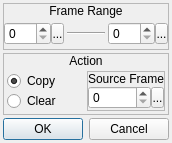
<?xml version="1.0" encoding="UTF-8"?>
<ui version="4.0">
 <class>AnimationMassCopyClear</class>
 <widget class="QDialog" name="AnimationMassCopyClear">
  <property name="geometry">
   <rect>
    <x>0</x>
    <y>0</y>
    <width>166</width>
    <height>143</height>
   </rect>
  </property>
  <property name="windowTitle">
   <string>Mass Copy/Clear</string>
  </property>
  <property name="windowIcon">
   <iconset resource="gui_icons.qrc">
    <normaloff>:/icons/openrpgmaker.png</normaloff>:/icons/openrpgmaker.png</iconset>
  </property>
  <property name="styleSheet">
   <string notr="true">.QFrame
{
	border-width: 1px;
	border-style: solid;
	border-color: palette(window-text);
}

.QFrame&gt;QLabel
{
	border-width: 0px;
	background-color: palette(window-text);
	color: palette(window);
	font-weight: bold;
}

.QFrame&gt;QCheckBox
{
	background-color: palette(window-text);
	border-width: 0px;
	border-style: none;
	color: palette(window);
	spacing: 3px;
	font-weight: bold;
	padding: 0px 0px 0px 3px;
}

.QFrame&gt;QCheckBox::indicator
{
	min-width: 8px;
	max-width: 8px;
	min-height: 8px;
	max-height: 8px;
	width: 8px;
	height: 8px;
	border-width: 2px;
	border-radius: 0px;
	border-style: ridge;
	border-color: palette(mid);
}

.QFrame&gt;QCheckBox::indicator:unchecked
{
	background-color: palette(base);
}

.QFrame&gt;QCheckBox::indicator:checked
{
	background-color: palette(window-text);
}

.QFrame&gt;QCheckBox::indicator:hover
{
	border-color: palette(highlight);
}</string>
  </property>
  <layout class="QVBoxLayout" name="verticalLayout_5">
   <property name="spacing">
    <number>3</number>
   </property>
   <property name="margin">
    <number>3</number>
   </property>
   <item>
    <widget class="QFrame" name="frame">
     <property name="frameShape">
      <enum>QFrame::StyledPanel</enum>
     </property>
     <property name="frameShadow">
      <enum>QFrame::Raised</enum>
     </property>
     <layout class="QVBoxLayout" name="verticalLayout">
      <property name="spacing">
       <number>0</number>
      </property>
      <property name="margin">
       <number>0</number>
      </property>
      <item>
       <widget class="QLabel" name="label">
        <property name="sizePolicy">
         <sizepolicy hsizetype="Preferred" vsizetype="Fixed">
          <horstretch>0</horstretch>
          <verstretch>0</verstretch>
         </sizepolicy>
        </property>
        <property name="text">
         <string>Frame Range</string>
        </property>
        <property name="alignment">
         <set>Qt::AlignCenter</set>
        </property>
       </widget>
      </item>
      <item>
       <widget class="QWidget" name="widget" native="true">
        <layout class="QHBoxLayout" name="horizontalLayout_3">
         <property name="spacing">
          <number>3</number>
         </property>
         <property name="margin">
          <number>0</number>
         </property>
         <item>
          <widget class="QWidget" name="widget_2" native="true">
           <property name="sizePolicy">
            <sizepolicy hsizetype="Fixed" vsizetype="Fixed">
             <horstretch>0</horstretch>
             <verstretch>0</verstretch>
            </sizepolicy>
           </property>
           <layout class="QHBoxLayout" name="horizontalLayout">
            <property name="spacing">
             <number>0</number>
            </property>
            <property name="margin">
             <number>0</number>
            </property>
            <item>
             <widget class="QSpinBox" name="sbStartFrame">
              <property name="accelerated">
               <bool>true</bool>
              </property>
              <property name="maximum">
               <number>255</number>
              </property>
             </widget>
            </item>
            <item>
             <widget class="SpinBoxSideButton" name="bStartFrameSideButton">
              <property name="minimumSize">
               <size>
                <width>13</width>
                <height>21</height>
               </size>
              </property>
              <property name="maximumSize">
               <size>
                <width>13</width>
                <height>21</height>
               </size>
              </property>
              <property name="text">
               <string>...</string>
              </property>
              <property name="icon">
               <iconset resource="gui_icons.qrc">
                <normaloff>:/icons/spinBoxSideButton.png</normaloff>:/icons/spinBoxSideButton.png</iconset>
              </property>
              <property name="iconSize">
               <size>
                <width>8</width>
                <height>16</height>
               </size>
              </property>
             </widget>
            </item>
           </layout>
          </widget>
         </item>
         <item>
          <widget class="Line" name="line">
           <property name="sizePolicy">
            <sizepolicy hsizetype="Expanding" vsizetype="Fixed">
             <horstretch>0</horstretch>
             <verstretch>0</verstretch>
            </sizepolicy>
           </property>
           <property name="orientation">
            <enum>Qt::Horizontal</enum>
           </property>
          </widget>
         </item>
         <item>
          <widget class="QWidget" name="widget_3" native="true">
           <property name="sizePolicy">
            <sizepolicy hsizetype="Fixed" vsizetype="Fixed">
             <horstretch>0</horstretch>
             <verstretch>0</verstretch>
            </sizepolicy>
           </property>
           <layout class="QHBoxLayout" name="horizontalLayout_2">
            <property name="spacing">
             <number>0</number>
            </property>
            <property name="margin">
             <number>0</number>
            </property>
            <item>
             <widget class="QSpinBox" name="sbEndFrame">
              <property name="accelerated">
               <bool>true</bool>
              </property>
              <property name="maximum">
               <number>255</number>
              </property>
             </widget>
            </item>
            <item>
             <widget class="SpinBoxSideButton" name="bEndFrameSideButton">
              <property name="minimumSize">
               <size>
                <width>13</width>
                <height>21</height>
               </size>
              </property>
              <property name="maximumSize">
               <size>
                <width>13</width>
                <height>21</height>
               </size>
              </property>
              <property name="text">
               <string>...</string>
              </property>
              <property name="icon">
               <iconset resource="gui_icons.qrc">
                <normaloff>:/icons/spinBoxSideButton.png</normaloff>:/icons/spinBoxSideButton.png</iconset>
              </property>
              <property name="iconSize">
               <size>
                <width>8</width>
                <height>16</height>
               </size>
              </property>
             </widget>
            </item>
           </layout>
          </widget>
         </item>
        </layout>
       </widget>
      </item>
     </layout>
    </widget>
   </item>
   <item>
    <widget class="QFrame" name="frame_2">
     <property name="frameShape">
      <enum>QFrame::StyledPanel</enum>
     </property>
     <property name="frameShadow">
      <enum>QFrame::Raised</enum>
     </property>
     <layout class="QVBoxLayout" name="verticalLayout_2">
      <property name="spacing">
       <number>0</number>
      </property>
      <property name="margin">
       <number>0</number>
      </property>
      <item>
       <widget class="QLabel" name="label_2">
        <property name="sizePolicy">
         <sizepolicy hsizetype="Preferred" vsizetype="Fixed">
          <horstretch>0</horstretch>
          <verstretch>0</verstretch>
         </sizepolicy>
        </property>
        <property name="text">
         <string>Action</string>
        </property>
        <property name="alignment">
         <set>Qt::AlignCenter</set>
        </property>
       </widget>
      </item>
      <item>
       <widget class="QWidget" name="widget_4" native="true">
        <layout class="QHBoxLayout" name="horizontalLayout_5">
         <property name="spacing">
          <number>3</number>
         </property>
         <property name="margin">
          <number>3</number>
         </property>
         <item>
          <layout class="QVBoxLayout" name="verticalLayout_4">
           <property name="spacing">
            <number>0</number>
           </property>
           <item>
            <widget class="QRadioButton" name="rbCopy">
             <property name="text">
              <string>Copy</string>
             </property>
             <property name="checked">
              <bool>true</bool>
             </property>
            </widget>
           </item>
           <item>
            <widget class="QRadioButton" name="rbClear">
             <property name="text">
              <string>Clear</string>
             </property>
            </widget>
           </item>
          </layout>
         </item>
         <item>
          <widget class="QFrame" name="frmSourceFrame">
           <property name="frameShape">
            <enum>QFrame::StyledPanel</enum>
           </property>
           <property name="frameShadow">
            <enum>QFrame::Raised</enum>
           </property>
           <layout class="QVBoxLayout" name="verticalLayout_3">
            <property name="spacing">
             <number>0</number>
            </property>
            <property name="margin">
             <number>0</number>
            </property>
            <item>
             <widget class="QLabel" name="label_3">
              <property name="sizePolicy">
               <sizepolicy hsizetype="Preferred" vsizetype="Fixed">
                <horstretch>0</horstretch>
                <verstretch>0</verstretch>
               </sizepolicy>
              </property>
              <property name="text">
               <string>Source Frame</string>
              </property>
              <property name="alignment">
               <set>Qt::AlignCenter</set>
              </property>
             </widget>
            </item>
            <item>
             <widget class="QWidget" name="widget_5" native="true">
              <layout class="QHBoxLayout" name="horizontalLayout_4">
               <property name="spacing">
                <number>0</number>
               </property>
               <property name="margin">
                <number>0</number>
               </property>
               <item>
                <widget class="QSpinBox" name="sbSourceFrame">
                 <property name="accelerated">
                  <bool>true</bool>
                 </property>
                 <property name="maximum">
                  <number>255</number>
                 </property>
                </widget>
               </item>
               <item>
                <widget class="SpinBoxSideButton" name="bSourceFrameSideButton">
                 <property name="minimumSize">
                  <size>
                   <width>13</width>
                   <height>21</height>
                  </size>
                 </property>
                 <property name="maximumSize">
                  <size>
                   <width>13</width>
                   <height>21</height>
                  </size>
                 </property>
                 <property name="text">
                  <string>...</string>
                 </property>
                 <property name="icon">
                  <iconset resource="gui_icons.qrc">
                   <normaloff>:/icons/spinBoxSideButton.png</normaloff>:/icons/spinBoxSideButton.png</iconset>
                 </property>
                 <property name="iconSize">
                  <size>
                   <width>8</width>
                   <height>16</height>
                  </size>
                 </property>
                </widget>
               </item>
              </layout>
             </widget>
            </item>
           </layout>
          </widget>
         </item>
        </layout>
       </widget>
      </item>
     </layout>
    </widget>
   </item>
   <item>
    <widget class="QDialogButtonBox" name="buttonBox">
     <property name="orientation">
      <enum>Qt::Horizontal</enum>
     </property>
     <property name="standardButtons">
      <set>QDialogButtonBox::Cancel|QDialogButtonBox::Ok</set>
     </property>
    </widget>
   </item>
  </layout>
 </widget>
 <customwidgets>
  <customwidget>
   <class>SpinBoxSideButton</class>
   <extends>QToolButton</extends>
   <header>spinboxsidebutton.h</header>
  </customwidget>
 </customwidgets>
 <resources>
  <include location="gui_icons.qrc"/>
 </resources>
 <connections>
  <connection>
   <sender>buttonBox</sender>
   <signal>accepted()</signal>
   <receiver>AnimationMassCopyClear</receiver>
   <slot>accept()</slot>
   <hints>
    <hint type="sourcelabel">
     <x>248</x>
     <y>254</y>
    </hint>
    <hint type="destinationlabel">
     <x>157</x>
     <y>274</y>
    </hint>
   </hints>
  </connection>
  <connection>
   <sender>buttonBox</sender>
   <signal>rejected()</signal>
   <receiver>AnimationMassCopyClear</receiver>
   <slot>reject()</slot>
   <hints>
    <hint type="sourcelabel">
     <x>316</x>
     <y>260</y>
    </hint>
    <hint type="destinationlabel">
     <x>286</x>
     <y>274</y>
    </hint>
   </hints>
  </connection>
  <connection>
   <sender>rbCopy</sender>
   <signal>toggled(bool)</signal>
   <receiver>frmSourceFrame</receiver>
   <slot>setEnabled(bool)</slot>
   <hints>
    <hint type="sourcelabel">
     <x>41</x>
     <y>74</y>
    </hint>
    <hint type="destinationlabel">
     <x>118</x>
     <y>84</y>
    </hint>
   </hints>
  </connection>
 </connections>
</ui>
